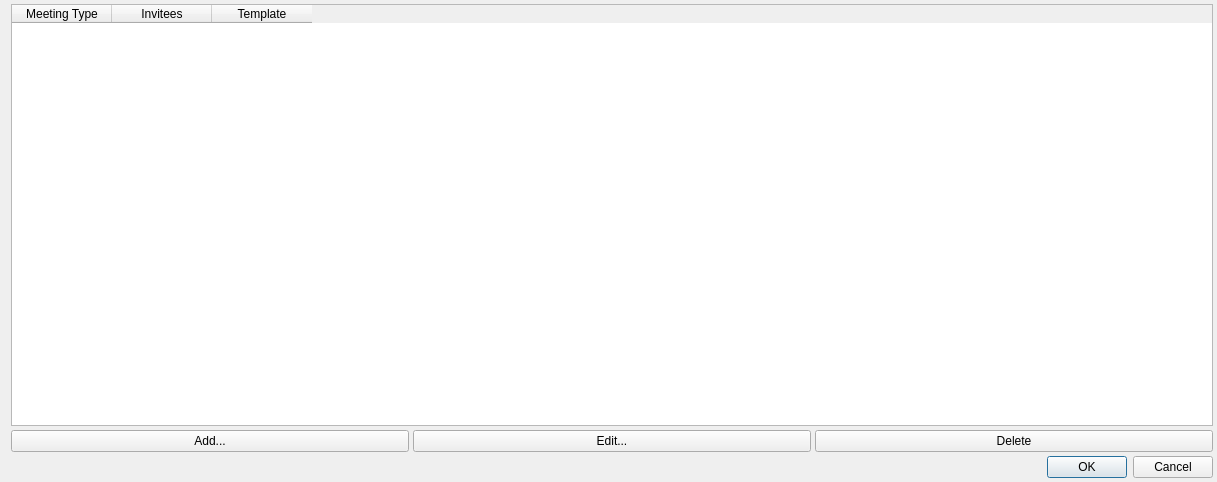
<?xml version="1.0" encoding="UTF-8"?>
<ui version="4.0">
 <class>dialogMeetingTypes</class>
 <widget class="QDialog" name="dialogMeetingTypes">
  <property name="geometry">
   <rect>
    <x>0</x>
    <y>0</y>
    <width>1217</width>
    <height>482</height>
   </rect>
  </property>
  <property name="windowTitle">
   <string>Meeting Types Settings</string>
  </property>
  <layout class="QVBoxLayout" name="verticalLayout">
   <property name="spacing">
    <number>4</number>
   </property>
   <property name="topMargin">
    <number>4</number>
   </property>
   <property name="rightMargin">
    <number>4</number>
   </property>
   <property name="bottomMargin">
    <number>4</number>
   </property>
   <item>
    <widget class="QTableWidget" name="tableWidgetMeetingTypes">
     <column>
      <property name="text">
       <string>Meeting Type</string>
      </property>
     </column>
     <column>
      <property name="text">
       <string>Invitees</string>
      </property>
     </column>
     <column>
      <property name="text">
       <string>Template</string>
      </property>
     </column>
    </widget>
   </item>
   <item>
    <layout class="QHBoxLayout" name="horizontalLayoutEditButtons">
     <property name="spacing">
      <number>4</number>
     </property>
     <item>
      <widget class="QPushButton" name="pushButtonAddType">
       <property name="text">
        <string>Add...</string>
       </property>
      </widget>
     </item>
     <item>
      <widget class="QPushButton" name="pushButtonEditType">
       <property name="text">
        <string>Edit...</string>
       </property>
      </widget>
     </item>
     <item>
      <widget class="QPushButton" name="pushButtonDeleteType">
       <property name="text">
        <string>Delete</string>
       </property>
      </widget>
     </item>
    </layout>
   </item>
   <item>
    <widget class="QDialogButtonBox" name="buttonBox">
     <property name="orientation">
      <enum>Qt::Orientation::Horizontal</enum>
     </property>
     <property name="standardButtons">
      <set>QDialogButtonBox::StandardButton::Cancel|QDialogButtonBox::StandardButton::Ok</set>
     </property>
    </widget>
   </item>
  </layout>
 </widget>
 <resources/>
 <connections>
  <connection>
   <sender>buttonBox</sender>
   <signal>accepted()</signal>
   <receiver>dialogMeetingTypes</receiver>
   <slot>accept()</slot>
   <hints>
    <hint type="sourcelabel">
     <x>248</x>
     <y>254</y>
    </hint>
    <hint type="destinationlabel">
     <x>157</x>
     <y>274</y>
    </hint>
   </hints>
  </connection>
  <connection>
   <sender>buttonBox</sender>
   <signal>rejected()</signal>
   <receiver>dialogMeetingTypes</receiver>
   <slot>reject()</slot>
   <hints>
    <hint type="sourcelabel">
     <x>316</x>
     <y>260</y>
    </hint>
    <hint type="destinationlabel">
     <x>286</x>
     <y>274</y>
    </hint>
   </hints>
  </connection>
 </connections>
</ui>
